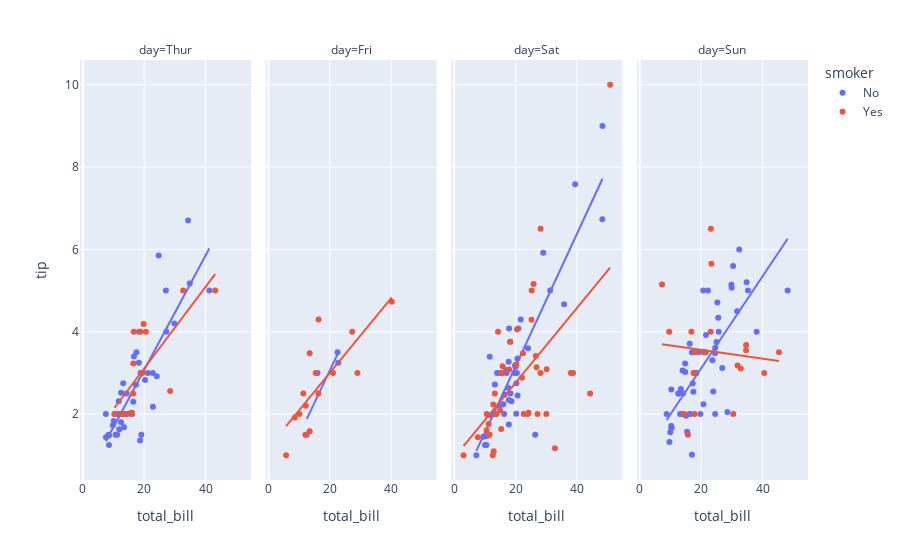

The notebook cell saved with this chart:
### Code cell
px.scatter(data_frame=df, x='total_bill', y='tip', facet_col='day', category_orders={'day':['Thur', 'Fri', 'Sat','Sun']},
          trendline='ols', color='smoker')

### Figure 1 — Plotly figure (JSON) as saved in the notebook; plotly's stock layout.template omitted (floating-point values rounded to 4 significant figures)
{"data": [{"hovertemplate": "smoker=No<br>day=Thur<br>total_bill=%{x}<br>tip=%{y}<extra></extra>", "legendgroup": "No", "marker": {"color": "#636efa", "symbol": "circle"}, "mode": "markers", "name": "No", "orientation": "v", "showlegend": true, "type": "scatter", "x": [27.2, 22.76, 17.29, 16.66, 10.07, 15.98, 34.83, 13.03, 18.28, 24.71, 21.16, 10.65, 12.43, 24.08, 11.69, 13.42, 14.26, 15.95, 12.48, 29.8, 8.52, 14.52, 11.38, 22.82, 19.08, 20.27, 11.17, 12.26, 18.26, 8.51, 10.33, 14.15, 13.16, 17.47, 34.3, 41.19, 27.05, 16.43, 8.35, 18.64, 11.87, 9.78, 7.51, 7.56, 18.78], "xaxis": "x", "y": [4, 3, 2.71, 3.4, 1.83, 2.03, 5.17, 2, 4, 5.85, 3, 1.5, 1.8, 2.92, 2.31, 1.68, 2.5, 2, 2.52, 4.2, 1.48, 2, 2, 2.18, 1.5, 2.83, 1.5, 2, 3.25, 1.25, 2, 2, 2.75, 3.5, 6.7, 5, 5, 2.3, 1.5, 1.36, 1.63, 1.73, 2, 1.44, 3], "yaxis": "y"}, {"hovertemplate": "<b>OLS trendline</b><br>tip = 0.139103 * total_bill + 0.293299<br>R<sup>2</sup>=0.700924<br><br>smoker=No<br>day=Thur<br>total_bill=%{x}<br>tip=%{y} <b>(trend)</b><extra></extra>", "legendgroup": "No", "marker": {"color": "#636efa", "symbol": "circle"}, "mode": "lines", "name": "No", "showlegend": false, "type": "scatter", "x": [7.51, 7.56, 8.35, 8.51, 8.52, 9.78, 10.07, 10.33, 10.65, 11.17, 11.38, 11.69, 11.87, 12.26, 12.43, 12.48, 13.03, 13.16, 13.42, 14.15, 14.26, 14.52, 15.95, 15.98, 16.43, 16.66, 17.29, 17.47, 18.26, 18.28, 18.64, 18.78, 19.08, 20.27, 21.16, 22.76, 22.82, 24.08, 24.71, 27.05, 27.2, 29.8, 34.3, 34.83, 41.19], "xaxis": "x", "y": [1.338, 1.345, 1.455, 1.477, 1.478, 1.654, 1.694, 1.73, 1.775, 1.847, 1.876, 1.919, 1.944, 1.999, 2.022, 2.029, 2.106, 2.124, 2.16, 2.262, 2.277, 2.313, 2.512, 2.516, 2.579, 2.611, 2.698, 2.723, 2.833, 2.836, 2.886, 2.906, 2.947, 3.113, 3.237, 3.459, 3.468, 3.643, 3.731, 4.056, 4.077, 4.439, 5.065, 5.138, 6.023], "yaxis": "y"}, {"hovertemplate": "smoker=No<br>day=Fri<br>total_bill=%{x}<br>tip=%{y}<extra></extra>", "legendgroup": "No", "marker": {"color": "#636efa", "symbol": "circle"}, "mode": "markers", "name": "No", "orientation": "v", "showlegend": false, "type": "scatter", "x": [22.49, 22.75, 12.46, 15.98], "xaxis": "x2", "y": [3.5, 3.25, 1.5, 3], "yaxis": "y2"}, {"hovertemplate": "<b>OLS trendline</b><br>tip = 0.157021 * total_bill + -0.0798303<br>R<sup>2</sup>=0.781743<br><br>smoker=No<br>day=Fri<br>total_bill=%{x}<br>tip=%{y} <b>(trend)</b><extra></extra>", "legendgroup": "No", "marker": {"color": "#636efa", "symbol": "circle"}, "mode": "lines", "name": "No", "showlegend": false, "type": "scatter", "x": [12.46, 15.98, 22.49, 22.75], "xaxis": "x2", "y": [1.877, 2.429, 3.452, 3.492], "yaxis": "y2"}, {"hovertemplate": "smoker=No<br>day=Sat<br>total_bill=%{x}<br>tip=%{y}<extra></extra>", "legendgroup": "No", "marker": {"color": "#636efa", "symbol": "circle"}, "mode": "markers", "name": "No", "orientation": "v", "showlegend": false, "type": "scatter", "x": [20.65, 17.92, 20.29, 15.77, 39.42, 19.82, 17.81, 13.37, 12.69, 21.7, 19.65, 9.55, 18.35, 15.06, 20.69, 17.78, 24.06, 16.31, 16.93, 18.69, 31.27, 16.04, 26.41, 48.27, 17.59, 20.08, 16.45, 20.23, 12.02, 17.07, 14.73, 10.51, 20.92, 18.24, 14, 7.25, 48.33, 20.45, 13.28, 11.61, 10.77, 10.07, 35.83, 29.03, 17.82], "xaxis": "x3", "y": [3.35, 4.08, 2.75, 2.23, 7.58, 3.18, 2.34, 2, 2, 4.3, 3, 1.45, 2.5, 3, 2.45, 3.27, 3.6, 2, 3.07, 2.31, 5, 2.24, 1.5, 6.73, 2.64, 3.15, 2.47, 2.01, 1.97, 3, 2.2, 1.25, 4.08, 3.76, 3, 1, 9, 3, 2.72, 3.39, 1.47, 1.25, 4.67, 5.92, 1.75], "yaxis": "y3"}, {"hovertemplate": "<b>OLS trendline</b><br>tip = 0.16093 * total_bill + -0.0612781<br>R<sup>2</sup>=0.767496<br><br>smoker=No<br>day=Sat<br>total_bill=%{x}<br>tip=%{y} <b>(trend)</b><extra></extra>", "legendgroup": "No", "marker": {"color": "#636efa", "symbol": "circle"}, "mode": "lines", "name": "No", "showlegend": false, "type": "scatter", "x": [7.25, 9.55, 10.07, 10.51, 10.77, 11.61, 12.02, 12.69, 13.28, 13.37, 14, 14.73, 15.06, 15.77, 16.04, 16.31, 16.45, 16.93, 17.07, 17.59, 17.78, 17.81, 17.82, 17.92, 18.24, 18.35, 18.69, 19.65, 19.82, 20.08, 20.23, 20.29, 20.45, 20.65, 20.69, 20.92, 21.7, 24.06, 26.41, 29.03, 31.27, 35.83, 39.42, 48.27, 48.33], "xaxis": "x3", "y": [1.105, 1.476, 1.559, 1.63, 1.672, 1.807, 1.873, 1.981, 2.076, 2.09, 2.192, 2.309, 2.362, 2.477, 2.52, 2.563, 2.586, 2.663, 2.686, 2.769, 2.8, 2.805, 2.806, 2.823, 2.874, 2.892, 2.947, 3.101, 3.128, 3.17, 3.194, 3.204, 3.23, 3.262, 3.268, 3.305, 3.431, 3.811, 4.189, 4.611, 4.971, 5.705, 6.283, 7.707, 7.716], "yaxis": "y3"}, {"hovertemplate": "smoker=No<br>day=Sun<br>total_bill=%{x}<br>tip=%{y}<extra></extra>", "legendgroup": "No", "marker": {"color": "#636efa", "symbol": "circle"}, "mode": "markers", "name": "No", "orientation": "v", "showlegend": false, "type": "scatter", "x": [16.99, 10.34, 21.01, 23.68, 24.59, 25.29, 8.77, 26.88, 15.04, 14.78, 10.27, 35.26, 15.42, 18.43, 14.83, 21.58, 10.33, 16.29, 16.97, 17.46, 13.94, 9.68, 30.4, 18.29, 22.23, 32.4, 28.55, 18.04, 12.54, 10.29, 34.81, 9.94, 25.56, 19.49, 38.07, 23.95, 25.71, 17.31, 29.93, 14.07, 13.13, 17.26, 24.55, 19.77, 29.85, 48.17, 25, 13.39, 16.49, 21.5, 12.66, 16.21, 13.81, 24.52, 20.76, 31.71, 20.69], "xaxis": "x4", "y": [1.01, 1.66, 3.5, 3.31, 3.61, 4.71, 2, 3.12, 1.96, 3.23, 1.71, 5, 1.57, 3, 3.02, 3.92, 1.67, 3.71, 3.5, 2.54, 3.06, 1.32, 5.6, 3, 5, 6, 2.05, 3, 2.5, 2.6, 5.2, 1.56, 4.34, 3.51, 4, 2.55, 4, 3.5, 5.07, 2.5, 2, 2.74, 2, 2, 5.14, 5, 3.75, 2.61, 2, 3.5, 2.5, 2, 2, 3.48, 2.24, 4.5, 5], "yaxis": "y4"}, {"hovertemplate": "<b>OLS trendline</b><br>tip = 0.111709 * total_bill + 0.877124<br>R<sup>2</sup>=0.549863<br><br>smoker=No<br>day=Sun<br>total_bill=%{x}<br>tip=%{y} <b>(trend)</b><extra></extra>", "legendgroup": "No", "marker": {"color": "#636efa", "symbol": "circle"}, "mode": "lines", "name": "No", "showlegend": false, "type": "scatter", "x": [8.77, 9.68, 9.94, 10.27, 10.29, 10.33, 10.34, 12.54, 12.66, 13.13, 13.39, 13.81, 13.94, 14.07, 14.78, 14.83, 15.04, 15.42, 16.21, 16.29, 16.49, 16.97, 16.99, 17.26, 17.31, 17.46, 18.04, 18.29, 18.43, 19.49, 19.77, 20.69, 20.76, 21.01, 21.5, 21.58, 22.23, 23.68, 23.95, 24.52, 24.55, 24.59, 25, 25.29, 25.56, 25.71, 26.88, 28.55, 29.85, 29.93, 30.4, 31.71, 32.4, 34.81, 35.26, 38.07, 48.17], "xaxis": "x4", "y": [1.857, 1.958, 1.988, 2.024, 2.027, 2.031, 2.032, 2.278, 2.291, 2.344, 2.373, 2.42, 2.434, 2.449, 2.528, 2.534, 2.557, 2.6, 2.688, 2.697, 2.719, 2.773, 2.775, 2.805, 2.811, 2.828, 2.892, 2.92, 2.936, 3.054, 3.086, 3.188, 3.196, 3.224, 3.279, 3.288, 3.36, 3.522, 3.553, 3.616, 3.62, 3.624, 3.67, 3.702, 3.732, 3.749, 3.88, 4.066, 4.212, 4.221, 4.273, 4.419, 4.496, 4.766, 4.816, 5.13, 6.258], "yaxis": "y4"}, {"hovertemplate": "smoker=Yes<br>day=Thur<br>total_bill=%{x}<br>tip=%{y}<extra></extra>", "legendgroup": "Yes", "marker": {"color": "#EF553B", "symbol": "circle"}, "mode": "markers", "name": "Yes", "orientation": "v", "showlegend": true, "type": "scatter", "x": [19.44, 32.68, 16, 19.81, 28.44, 15.48, 16.58, 10.34, 43.11, 13, 13.51, 18.71, 12.74, 13, 16.4, 20.53, 16.47], "xaxis": "x", "y": [3, 5, 2, 4.19, 2.56, 2.02, 4, 2, 5, 2, 2, 4, 2.01, 2, 2.5, 4, 3.23], "yaxis": "y"}, {"hovertemplate": "<b>OLS trendline</b><br>tip = 0.0990461 * total_bill + 1.12925<br>R<sup>2</sup>=0.552344<br><br>smoker=Yes<br>day=Thur<br>total_bill=%{x}<br>tip=%{y} <b>(trend)</b><extra></extra>", "legendgroup": "Yes", "marker": {"color": "#EF553B", "symbol": "circle"}, "mode": "lines", "name": "Yes", "showlegend": false, "type": "scatter", "x": [10.34, 12.74, 13, 13, 13.51, 15.48, 16, 16.4, 16.47, 16.58, 18.71, 19.44, 19.81, 20.53, 28.44, 32.68, 43.11], "xaxis": "x", "y": [2.153, 2.391, 2.417, 2.417, 2.467, 2.662, 2.714, 2.754, 2.761, 2.771, 2.982, 3.055, 3.091, 3.163, 3.946, 4.366, 5.399], "yaxis": "y"}, {"hovertemplate": "smoker=Yes<br>day=Fri<br>total_bill=%{x}<br>tip=%{y}<extra></extra>", "legendgroup": "Yes", "marker": {"color": "#EF553B", "symbol": "circle"}, "mode": "markers", "name": "Yes", "orientation": "v", "showlegend": false, "type": "scatter", "x": [28.97, 5.75, 16.32, 40.17, 27.28, 12.03, 21.01, 11.35, 15.38, 12.16, 13.42, 8.58, 13.42, 16.27, 10.09], "xaxis": "x2", "y": [3, 1, 4.3, 4.73, 4, 1.5, 3, 2.5, 3, 2.2, 3.48, 1.92, 1.58, 2.5, 2], "yaxis": "y2"}, {"hovertemplate": "<b>OLS trendline</b><br>tip = 0.0908967 * total_bill + 1.18572<br>R<sup>2</sup>=0.587365<br><br>smoker=Yes<br>day=Fri<br>total_bill=%{x}<br>tip=%{y} <b>(trend)</b><extra></extra>", "legendgroup": "Yes", "marker": {"color": "#EF553B", "symbol": "circle"}, "mode": "lines", "name": "Yes", "showlegend": false, "type": "scatter", "x": [5.75, 8.58, 10.09, 11.35, 12.03, 12.16, 13.42, 13.42, 15.38, 16.27, 16.32, 21.01, 27.28, 28.97, 40.17], "xaxis": "x2", "y": [1.708, 1.966, 2.103, 2.217, 2.279, 2.291, 2.406, 2.406, 2.584, 2.665, 2.669, 3.095, 3.665, 3.819, 4.837], "yaxis": "y2"}, {"hovertemplate": "smoker=Yes<br>day=Sat<br>total_bill=%{x}<br>tip=%{y}<extra></extra>", "legendgroup": "Yes", "marker": {"color": "#EF553B", "symbol": "circle"}, "mode": "markers", "name": "Yes", "orientation": "v", "showlegend": false, "type": "scatter", "x": [38.01, 11.24, 20.29, 13.81, 11.02, 18.29, 3.07, 15.01, 26.86, 25.28, 17.92, 44.3, 22.42, 15.36, 20.49, 25.21, 14.31, 10.59, 10.63, 50.81, 15.81, 26.59, 38.73, 24.27, 12.76, 30.06, 25.89, 13.27, 28.17, 12.9, 28.15, 11.59, 7.74, 30.14, 22.12, 24.01, 15.69, 15.53, 12.6, 32.83, 27.18, 22.67], "xaxis": "x3", "y": [3, 1.76, 3.21, 2, 1.98, 3.76, 1, 2.09, 3.14, 5, 3.08, 2.5, 3.48, 1.64, 4.06, 4.29, 4, 1.61, 2, 10, 3.16, 3.41, 3, 2.03, 2.23, 2, 5.16, 2.5, 6.5, 1.1, 3, 1.5, 1.44, 3.09, 2.88, 2, 3, 3, 1, 1.17, 2, 2], "yaxis": "y3"}, {"hovertemplate": "<b>OLS trendline</b><br>tip = 0.0908935 * total_bill + 0.941566<br>R<sup>2</sup>=0.315040<br><br>smoker=Yes<br>day=Sat<br>total_bill=%{x}<br>tip=%{y} <b>(trend)</b><extra></extra>", "legendgroup": "Yes", "marker": {"color": "#EF553B", "symbol": "circle"}, "mode": "lines", "name": "Yes", "showlegend": false, "type": "scatter", "x": [3.07, 7.74, 10.59, 10.63, 11.02, 11.24, 11.59, 12.6, 12.76, 12.9, 13.27, 13.81, 14.31, 15.01, 15.36, 15.53, 15.69, 15.81, 17.92, 18.29, 20.29, 20.49, 22.12, 22.42, 22.67, 24.01, 24.27, 25.21, 25.28, 25.89, 26.59, 26.86, 27.18, 28.15, 28.17, 30.06, 30.14, 32.83, 38.01, 38.73, 44.3, 50.81], "xaxis": "x3", "y": [1.221, 1.645, 1.904, 1.908, 1.943, 1.963, 1.995, 2.087, 2.101, 2.114, 2.148, 2.197, 2.242, 2.306, 2.338, 2.353, 2.368, 2.379, 2.57, 2.604, 2.786, 2.804, 2.952, 2.979, 3.002, 3.124, 3.148, 3.233, 3.239, 3.295, 3.358, 3.383, 3.412, 3.5, 3.502, 3.674, 3.681, 3.926, 4.396, 4.462, 4.968, 5.56], "yaxis": "y3"}, {"hovertemplate": "smoker=Yes<br>day=Sun<br>total_bill=%{x}<br>tip=%{y}<extra></extra>", "legendgroup": "Yes", "marker": {"color": "#EF553B", "symbol": "circle"}, "mode": "markers", "name": "Yes", "orientation": "v", "showlegend": false, "type": "scatter", "x": [17.51, 7.25, 31.85, 16.82, 32.9, 17.89, 14.48, 9.6, 34.63, 34.65, 23.33, 45.35, 23.17, 40.55, 20.9, 30.46, 18.15, 23.1, 15.69], "xaxis": "x4", "y": [3, 5.15, 3.18, 4, 3.11, 2, 2, 4, 3.55, 3.68, 5.65, 3.5, 6.5, 3, 3.5, 2, 3.5, 4, 1.5], "yaxis": "y4"}, {"hovertemplate": "<b>OLS trendline</b><br>tip = -0.0107171 * total_bill + 3.77534<br>R<sup>2</sup>=0.007875<br><br>smoker=Yes<br>day=Sun<br>total_bill=%{x}<br>tip=%{y} <b>(trend)</b><extra></extra>", "legendgroup": "Yes", "marker": {"color": "#EF553B", "symbol": "circle"}, "mode": "lines", "name": "Yes", "showlegend": false, "type": "scatter", "x": [7.25, 9.6, 14.48, 15.69, 16.82, 17.51, 17.89, 18.15, 20.9, 23.1, 23.17, 23.33, 30.46, 31.85, 32.9, 34.63, 34.65, 40.55, 45.35], "xaxis": "x4", "y": [3.698, 3.672, 3.62, 3.607, 3.595, 3.588, 3.584, 3.581, 3.551, 3.528, 3.527, 3.525, 3.449, 3.434, 3.423, 3.404, 3.404, 3.341, 3.289], "yaxis": "y4"}], "layout": {"annotations": [{"font": {}, "showarrow": false, "text": "day=Thur", "x": 0.1175, "xanchor": "center", "xref": "paper", "y": 1, "yanchor": "bottom", "yref": "paper"}, {"font": {}, "showarrow": false, "text": "day=Fri", "x": 0.3725, "xanchor": "center", "xref": "paper", "y": 1, "yanchor": "bottom", "yref": "paper"}, {"font": {}, "showarrow": false, "text": "day=Sat", "x": 0.6275, "xanchor": "center", "xref": "paper", "y": 1, "yanchor": "bottom", "yref": "paper"}, {"font": {}, "showarrow": false, "text": "day=Sun", "x": 0.8825, "xanchor": "center", "xref": "paper", "y": 1, "yanchor": "bottom", "yref": "paper"}], "legend": {"title": {"text": "smoker"}, "tracegroupgap": 0}, "margin": {"t": 60}, "xaxis": {"anchor": "y", "domain": [0, 0.235], "title": {"text": "total_bill"}}, "xaxis2": {"anchor": "y2", "domain": [0.255, 0.49], "matches": "x", "title": {"text": "total_bill"}}, "xaxis3": {"anchor": "y3", "domain": [0.51, 0.745], "matches": "x", "title": {"text": "total_bill"}}, "xaxis4": {"anchor": "y4", "domain": [0.765, 1.0], "matches": "x", "title": {"text": "total_bill"}}, "yaxis": {"anchor": "x", "domain": [0, 1], "title": {"text": "tip"}}, "yaxis2": {"anchor": "x2", "domain": [0, 1], "matches": "y", "showticklabels": false}, "yaxis3": {"anchor": "x3", "domain": [0, 1], "matches": "y", "showticklabels": false}, "yaxis4": {"anchor": "x4", "domain": [0, 1], "matches": "y", "showticklabels": false}}}
